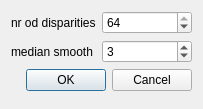
<?xml version="1.0" encoding="UTF-8"?>
<ui version="4.0">
 <class>PixelDialog</class>
 <widget class="QDialog" name="PixelDialog">
  <property name="geometry">
   <rect>
    <x>0</x>
    <y>0</y>
    <width>203</width>
    <height>109</height>
   </rect>
  </property>
  <property name="windowTitle">
   <string>Ustawienia pixel matching</string>
  </property>
  <layout class="QFormLayout" name="formLayout">
   <item row="0" column="0">
    <widget class="QLabel" name="label_5">
     <property name="text">
      <string>nr od disparities</string>
     </property>
    </widget>
   </item>
   <item row="0" column="1">
    <widget class="QSpinBox" name="dispBox">
     <property name="minimum">
      <number>16</number>
     </property>
     <property name="maximum">
      <number>64</number>
     </property>
     <property name="singleStep">
      <number>16</number>
     </property>
     <property name="value">
      <number>64</number>
     </property>
    </widget>
   </item>
   <item row="1" column="0">
    <widget class="QLabel" name="label_6">
     <property name="text">
      <string>median smooth</string>
     </property>
    </widget>
   </item>
   <item row="1" column="1">
    <widget class="QSpinBox" name="medianBox">
     <property name="minimum">
      <number>1</number>
     </property>
     <property name="maximum">
      <number>7</number>
     </property>
     <property name="singleStep">
      <number>1</number>
     </property>
     <property name="value">
      <number>3</number>
     </property>
    </widget>
   </item>
   <item row="2" column="0" colspan="2">
    <widget class="QDialogButtonBox" name="buttonBox">
     <property name="standardButtons">
      <set>QDialogButtonBox::Cancel|QDialogButtonBox::Ok</set>
     </property>
    </widget>
   </item>
  </layout>
 </widget>
 <layoutdefault spacing="6" margin="11"/>
 <resources/>
 <connections/>
</ui>
